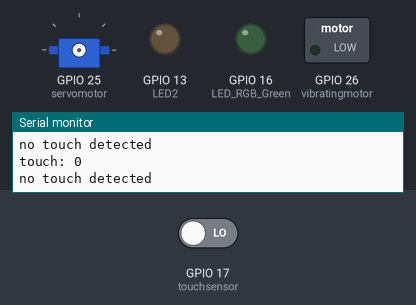
The sketch below on a simulated ESP32. On the bench: servo, switched loads named in the sketch (green lamp = pin HIGH), output pins drawn as LEDs (lit = HIGH), the last lines printed to the serial monitor. Inputs (shaded band) come from the test bench; at power-on: GPIO 17 (touchsensor) LOW. Random numbers use the default seed unless the sketch sets one; servo pulses on a pin are drawn as a servo (544–2400 µs = 0–180°).

Above: at 2.8 s.
2.9 s: GPIO 17 (touchsensor) driven HIGH
At 4.5 s:
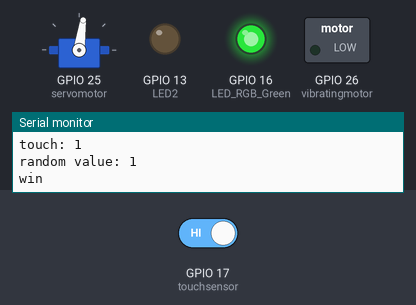
7.0 s: GPIO 17 (touchsensor) driven LOW
At 9.6 s:
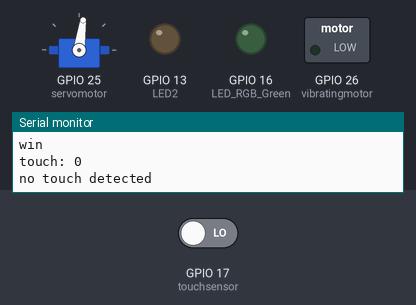
10.5 s: GPIO 17 (touchsensor) driven HIGH
At 14.6 s:
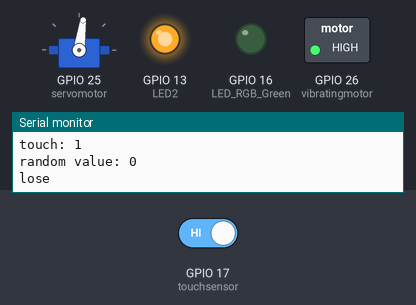
Timing chart, 0 to 16.1 s (numbered marks = the images above; inputs shaded):
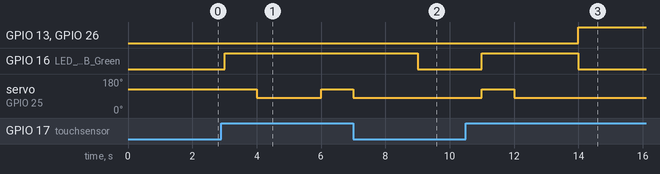

The sketch:

CHAMELEON_Food_Code_Solution_Task6.ino
```cpp
// LED2 (built-in ESP32)
// GPIO
#define LED2 13

// LED_RGB_Green
// GPIO green color
#define LED_RGB_Green 16

// touch sensor
// GPIO
#define touchsensor 17

// vibrating motor
// GPIO
#define vibratingmotor 26

// servomotor
// library
#include <ESP32_Servo.h>
// GPIO
#define servomotor 25
// PWM properties servomotor
int servomotor_Channel = 0;
int servomotor_Frequency = 50;
int servomotor_Resolution = 16;
// define servomotor angles
int servomotor_Angle_Min = 80;
int servomotor_Angle_Max = 120;

// command_servomotor(): give the angle to the function command_servomotor() and move to the servomotor to the servomotor_Angle
void command_servomotor(float servomotor_Angle)
{
  //convert 0-180 degrees to 0-65536
  uint32_t conv = (((servomotor_Angle / 180.0) * 2000) / 20000.0 * 65536.0) + 1634;
  ledcWrite(servomotor_Channel, conv);
}

// global variables
char serialprint_buffer[100];

// setup the components
void setup()
{
  // setup LED2 as OUTPUT
  pinMode(LED2, OUTPUT);

  // setup LED_RGB_Green as OUTPUT
  pinMode(LED_RGB_Green, OUTPUT);

  // setup the touch sensor as INPUT
  pinMode(touchsensor, INPUT);

  // setup vibrating motor
  pinMode(vibratingmotor, OUTPUT);

  // setup servomotor as OUTPUT
  pinMode(servomotor, OUTPUT);
  // attach the channel to the GPIO to be controlled
  ledcAttachPin(servomotor, servomotor_Channel);
  // define the PWM functionalities of the channel
  ledcSetup(servomotor_Channel, servomotor_Frequency, servomotor_Resolution);

  // setup the serial communication
  Serial.begin(9600);
}

void loop()
{
  // read and print the current touch sensor value to the serial monitor
  int touchsensor_value = digitalRead(touchsensor);
  sprintf(serialprint_buffer, "touch: %d", touchsensor_value);
  Serial.println(serialprint_buffer);

  // If a touch is detected, the food game begins.
  if (touchsensor_value == HIGH) {
    // generate a random value between 0 and 1
    int random_value = random(2);
    // print the random value into the serial monitor
    sprintf(serialprint_buffer, "random value: %d", random_value);
    Serial.println(serialprint_buffer);

    // If the random value is eqaual to 1, the player "wins". Change the color of the chameleon to green and start the tongue movement.
    if (random_value == 1) {
      // print the game status "win" into the serial monitor
      Serial.println("win");
      // turn off the red LED
      digitalWrite(LED2, LOW);
      // turn on the green LED
      digitalWrite(LED_RGB_Green, HIGH);
      // send the boolean LOW to the vibrating motor to stop vibrations
      digitalWrite(vibratingmotor, LOW);
      // create a movement of the servomotor to angle max and min
      command_servomotor(servomotor_Angle_Max);
      delay(1000);
      command_servomotor(servomotor_Angle_Min);
      delay(1000);
    }

    // If the random value is not eqaual to 1, the player "lose". Change the color of the chameleon to red and start the vibrating motor.
    else {
      // print the game status "lose" into the serial monitor
      Serial.println("lose");
      // turn on the red LED
      digitalWrite(LED2, HIGH);
      // turn off the green LED
      digitalWrite(LED_RGB_Green, LOW);
      // send the boolean HIGH to the vibrating motor to create vibrations
      digitalWrite(vibratingmotor, HIGH);
      delay(1000);
    }
  }

  // If no touch is detected, the game stops. Set the parametes of LED2, LED_RGB_Grenn and vibrating motor to LOW. Print the information "no touch detected" into the serial monitor.
  else {
    Serial.println("no touch detected");
    digitalWrite(LED2, LOW);
    digitalWrite(LED_RGB_Green, LOW);
    digitalWrite(vibratingmotor, LOW);
  }
  delay(1000);
}
```

Measured:
- after the input at 2.9 s, GPIO 16 (LED_RGB_Green): LOW → HIGH after 0.10 s; servo on GPIO 25 (servomotor): 125° → 82° after 1.1 s, → 125° 2.0 s later
- after the input at 7.0 s, GPIO 16 (LED_RGB_Green): HIGH → LOW after 2.0 s
- after the input at 10.5 s, GPIO 13 (LED2), GPIO 26 (vibratingmotor): LOW → HIGH after 3.5 s; GPIO 16 (LED_RGB_Green): LOW → HIGH after 0.50 s, → LOW 3.0 s later; servo on GPIO 25 (servomotor): 82° → 125° after 0.50 s, → 82° 1.0 s later
